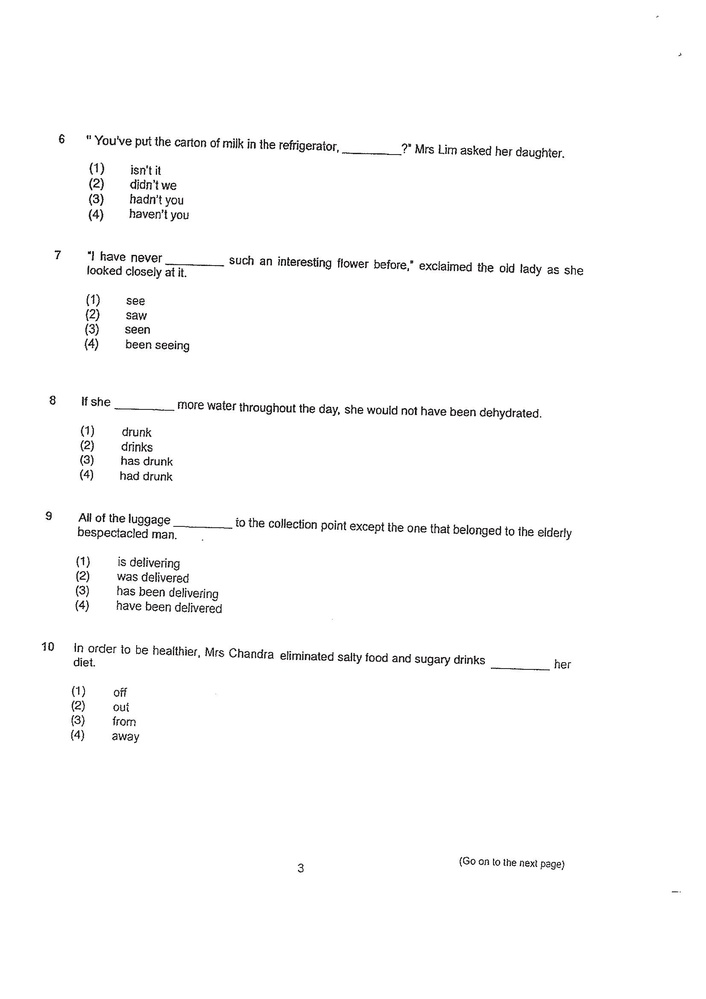
#> input picture imagetotexttests/pythoncode/Sample Resources/engtest.jpg, 706 x 999 px, shrunk from 1654 x 2340 before the run
$ python -i skew.py   (imports and definitions only)
#> lines starting #> are read from the running program, lines starting #| are printed output that depends on the picture; after the words box and inside, x2 and y2 are one past the last pixel; in counts of white or black regions, pixels touching at a corner belong together
import cv2
import numpy as np

def skew(img):
#> called with img = '../Sample Resources/engtest.jpg'
    imagetosk = cv2.imread(img)
#> imagetosk is the input picture: shape (999, 706, 3); mean B, G, R 251, 251, 251
    # convert the image to grayscale and flip the foreground
    # and background to ensure foreground is now "white" and
    # the background is "black"
    gray = cv2.cvtColor(imagetosk, cv2.COLOR_BGR2GRAY)
    gray = cv2.bitwise_not(gray)
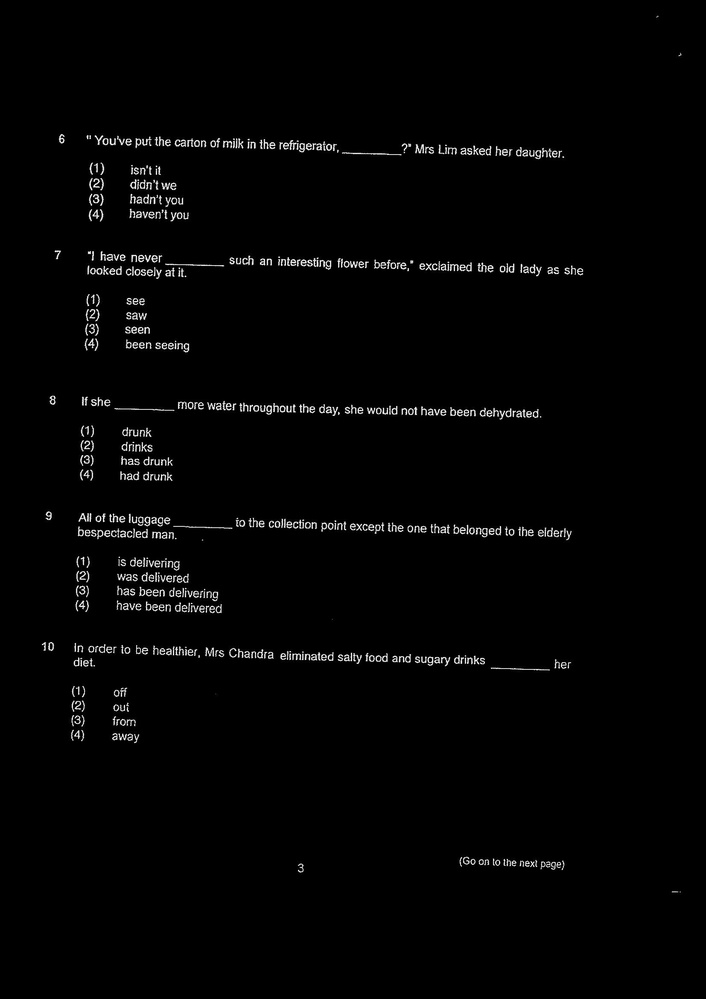
#> gray: shape (999, 706); min 0, max 255, mean 4
    # threshold the image, setting all foreground pixels to
    # 255 and all background pixels to 0
    thresh = cv2.threshold(gray, 0, 255, cv2.THRESH_BINARY | cv2.THRESH_OTSU)[1]
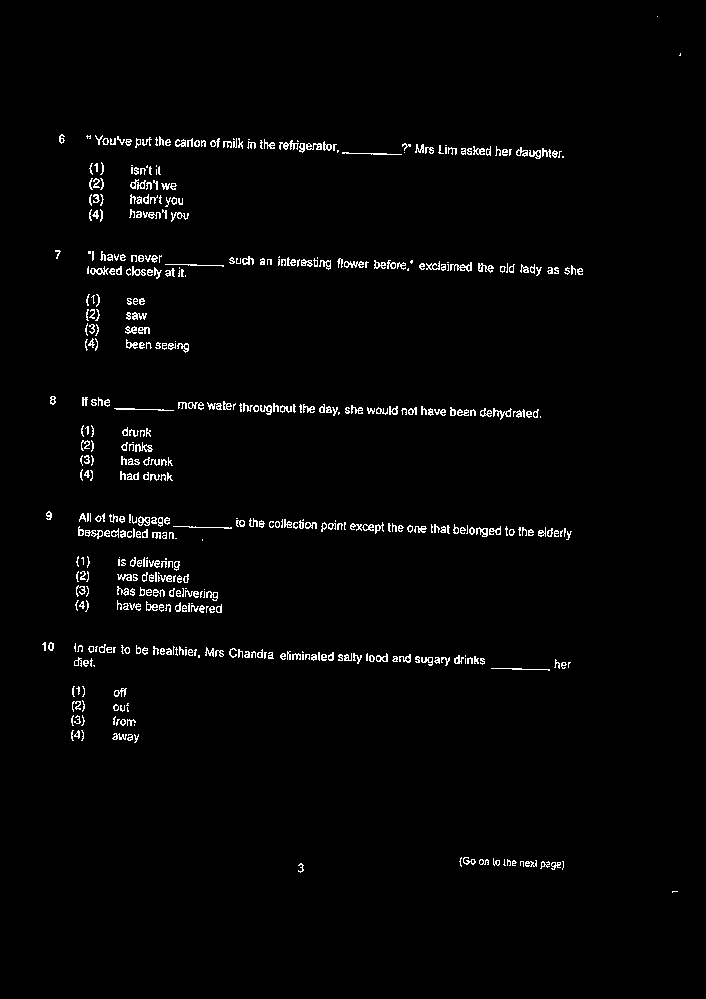
#> thresh: shape (999, 706); 2% white in thin lines or dots, all inside (x1, y1, x2, y2) = (42, 16, 681, 893)
    # grab the (x, y) coordinates of all pixel values that
    # are greater than zero, then use these coordinates to
    # compute a rotated bounding box that contains all
    # coordinates
    coords = np.column_stack(np.where(thresh > 0))
#> coords = 14051 pairs, first value 16 to 892, second value 42 to 680
    angle = cv2.minAreaRect(coords)[-1]
#> angle = -0.206

    # the `cv2.minAreaRect` function returns values in the
    # range [-90, 0); as the rectangle rotates clockwise the
    # returned angle trends to 0 -- in this special case we
    # need to add 90 degrees to the angle
    if angle < -45:
        angle = -(90 + angle)
    # otherwise, just take the inverse of the angle to make
    # it positive
    else:
        angle = -angle
#> angle = 0.206

    # rotate the image to deskew it
    (h, w) = imagetosk.shape[:2]
#> h = 999; w = 706
    center = (w // 2, h // 2)
#> center = (353, 499)
    M = cv2.getRotationMatrix2D(center, angle, 1.0)
#> M = [[1, 0.00359, -1.79], [-0.00359, 1, 1.27]]
    rotatedImg = cv2.warpAffine(imagetosk, M, (w, h), flags=cv2.INTER_CUBIC, borderMode=cv2.BORDER_REPLICATE)
    return rotatedImg

>>> result = skew('../Sample Resources/engtest.jpg')

$ run again, on imagetotexttests/pythoncode/Sample Resources/page1test.jpg
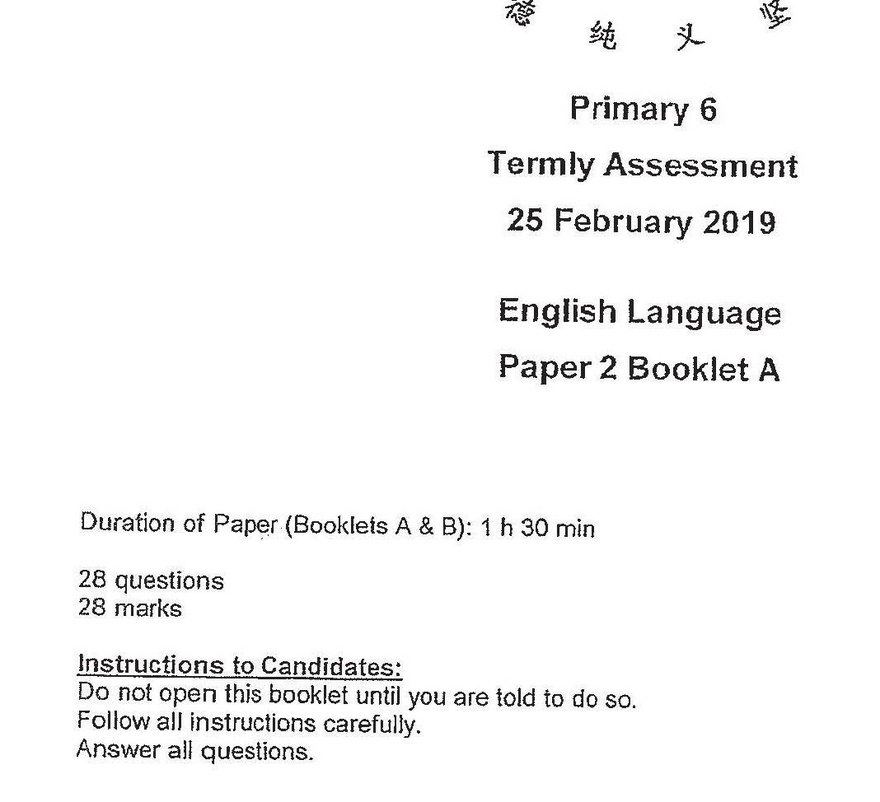
#> input picture imagetotexttests/pythoncode/Sample Resources/page1test.jpg, 880 x 802 px, shrunk from 1068 x 974 before the run
#> in skew, imagetosk is the input picture: shape (802, 880, 3); mean B, G, R 246.6, 246.6, 246.6
#> in skew, `gray = cv2.bitwise_not(gray)`:
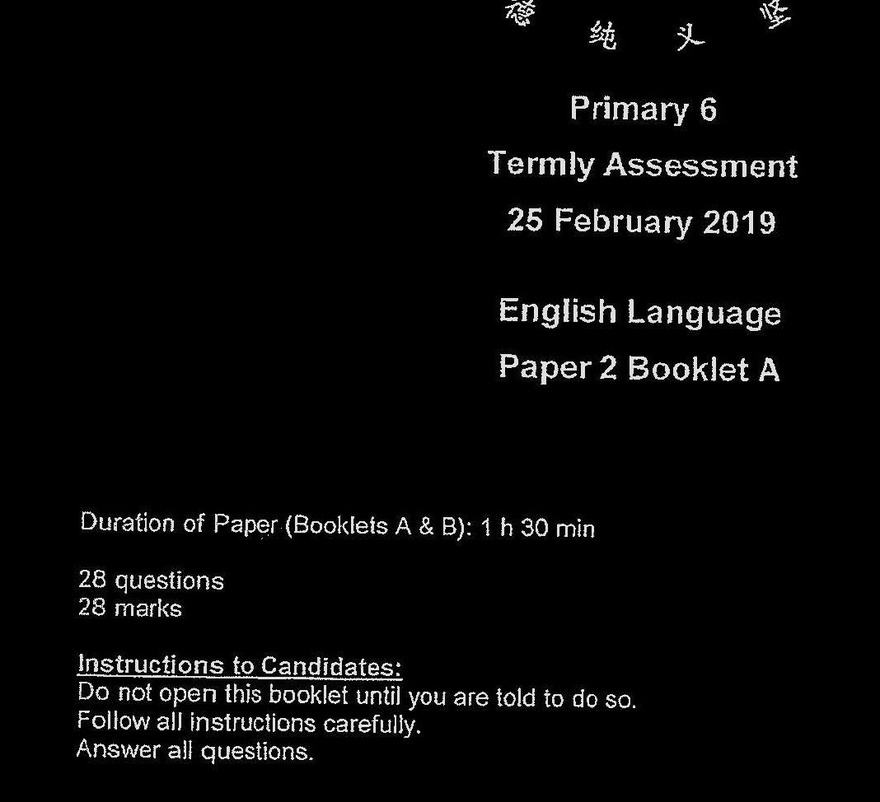
#> gray: shape (802, 880); min 0, max 255, mean 8.4
#> in skew, `thresh = cv2.threshold(gray, 0, 255, cv2.THRESH_BINARY | cv2.THRESH_OT..`:
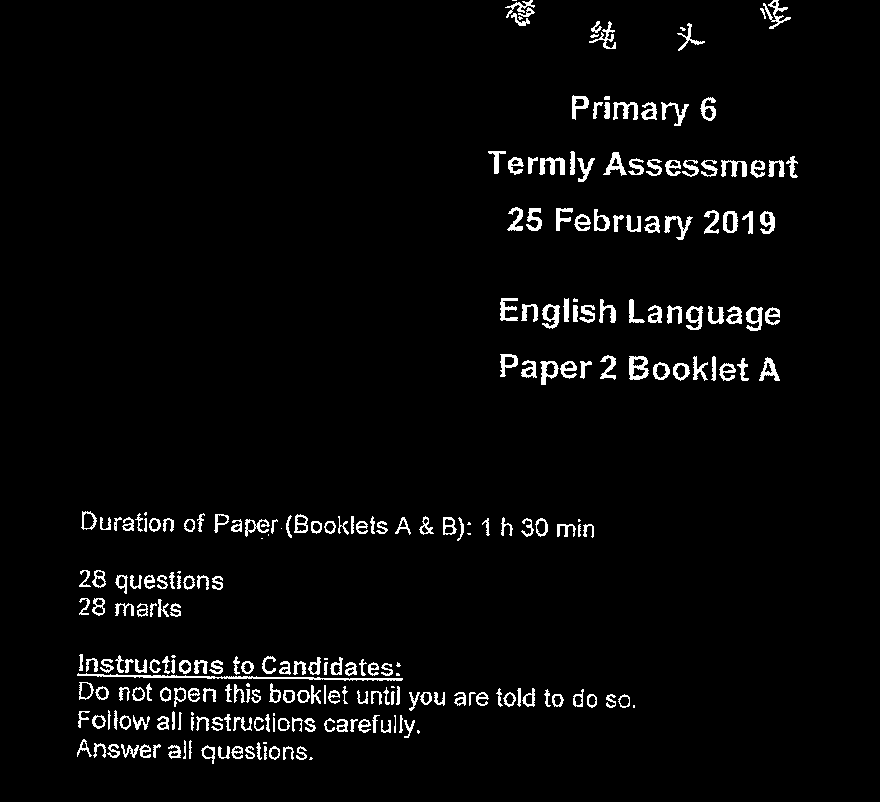
#> thresh: shape (802, 880); 3.5% white; 264 white regions (24 under 20 px), largest, box (x1, y1, x2, y2) and area: (77, 673, 403, 681) 741, (629, 356, 649, 380) 294, (539, 157, 565, 175) 271
#> coords = 24930 pairs, first value 0 to 763, second value 77 to 797
#> in skew, `angle = cv2.minAreaRect(coords)[-1]`: angle = -90
#> in skew, `angle = -(90 + angle)`: angle = 0
#> M = [[1, 0, 0], [0, 1, 0]]

$ run again, on imagetotexttests/pythoncode/Sample Resources/pg_10_P6_English_2019_CA1_CHIJ.jpg
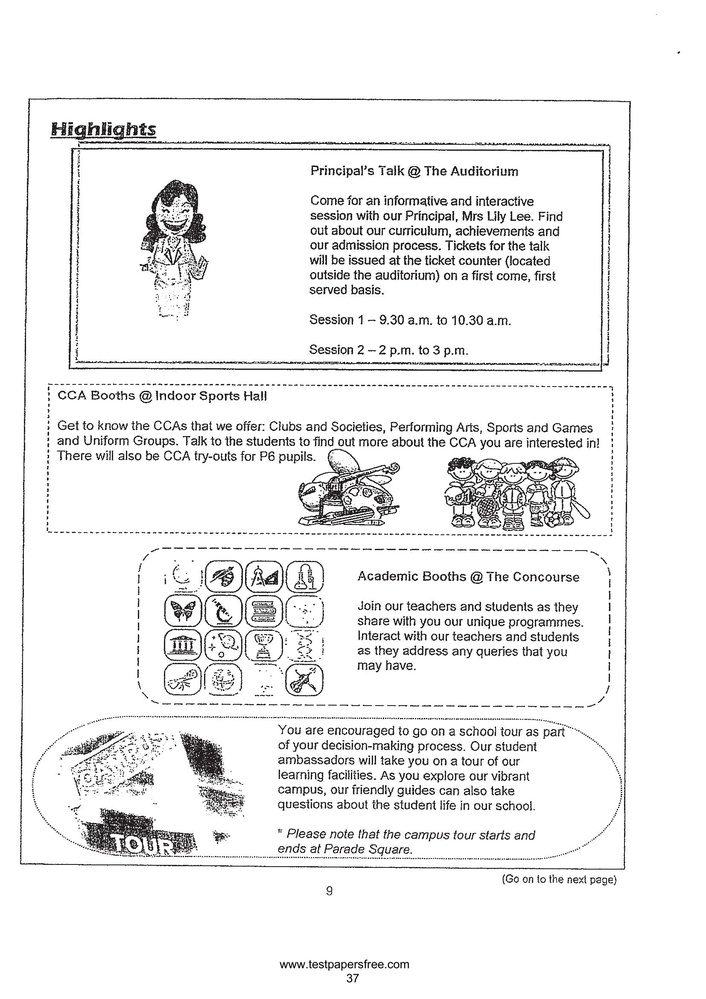
#> input picture imagetotexttests/pythoncode/Sample Resources/pg_10_P6_English_2019_CA1_CHIJ.jpg, 706 x 999 px, shrunk from 1654 x 2339 before the run
#> in skew, imagetosk is the input picture: shape (999, 706, 3); mean B, G, R 238.3, 238.3, 238.3
#> in skew, `thresh = cv2.threshold(gray, 0, 255, cv2.THRESH_BINARY | cv2.THRESH_OT..`:
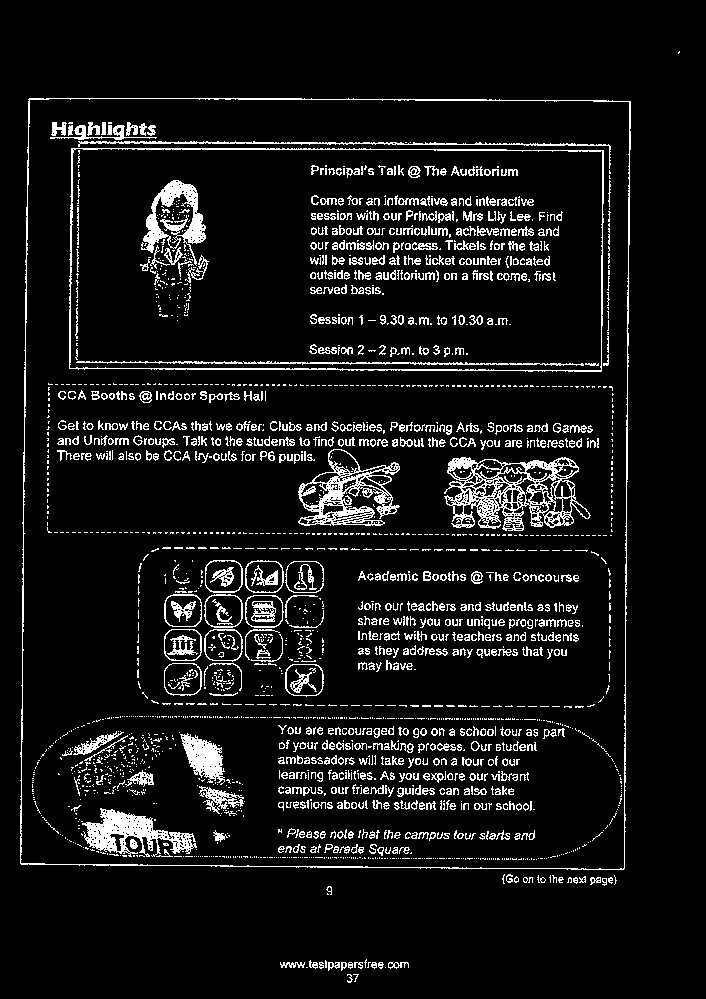
#> thresh: shape (999, 706); 8.2% white in thin lines or dots, all inside (x1, y1, x2, y2) = (20, 51, 680, 983)
#> coords = 58032 pairs, first value 51 to 982, second value 20 to 679
#> in skew, `angle = cv2.minAreaRect(coords)[-1]`: angle = -0.656
#> in skew, `angle = -angle`: angle = 0.656
#> M = [[1, 0.0114, -5.69], [-0.0114, 1, 4.07]]
#> in skew, `rotatedImg = cv2.warpAffine(imagetosk, M, (w, h), flags=cv2.INTER_CUBI..`:
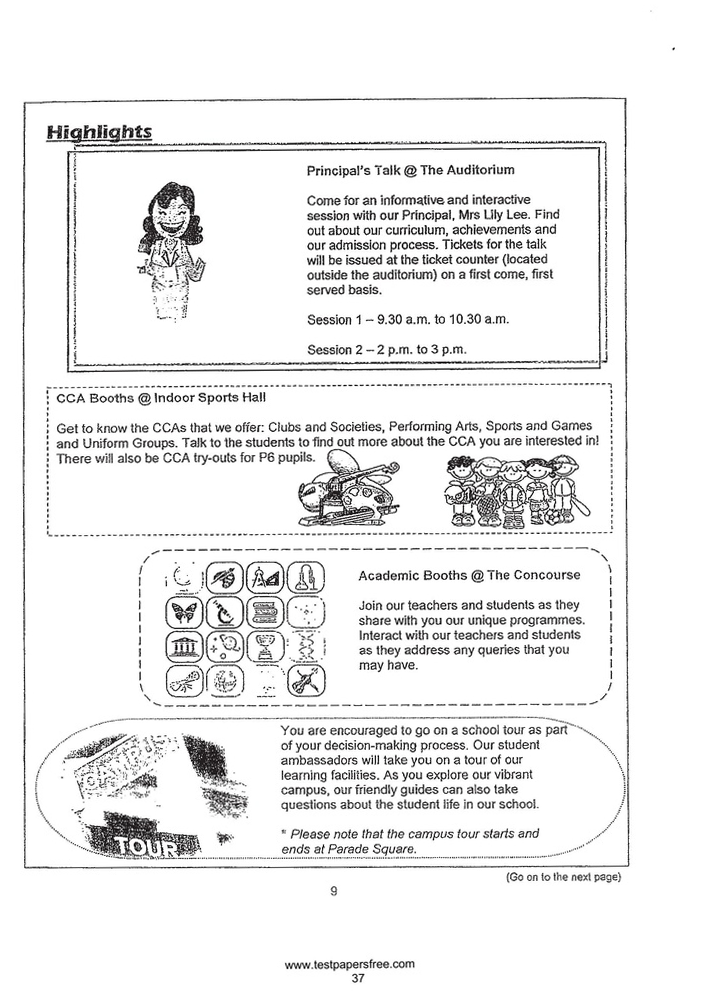
#> rotatedImg: shape (999, 706, 3); mean B, G, R 237.9, 237.9, 238

$ run again, on imagetotexttests/pythoncode/Sample Resources/pg_10_P6_Science_2019_SA2_CHIJ.jpg
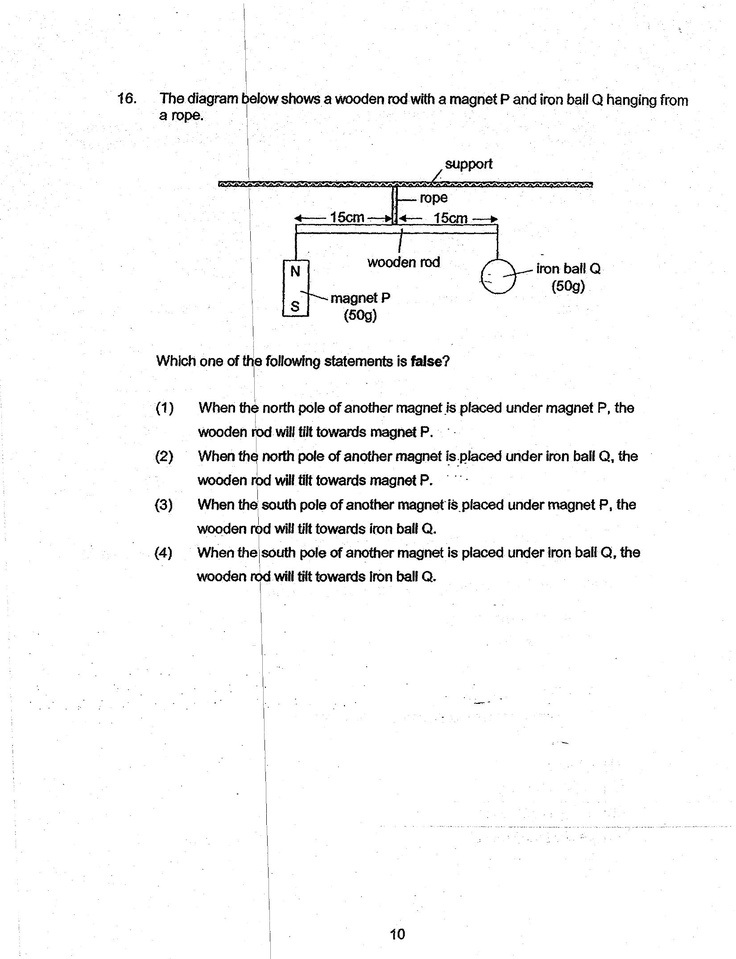
#> input picture imagetotexttests/pythoncode/Sample Resources/pg_10_P6_Science_2019_SA2_CHIJ.jpg, 736 x 959 px, shrunk from 1650 x 2150 before the run
#> in skew, imagetosk is the input picture: shape (959, 736, 3); min 0, max 255, mean 246.7
#> in skew, `thresh = cv2.threshold(gray, 0, 255, cv2.THRESH_BINARY | cv2.THRESH_OT..`:
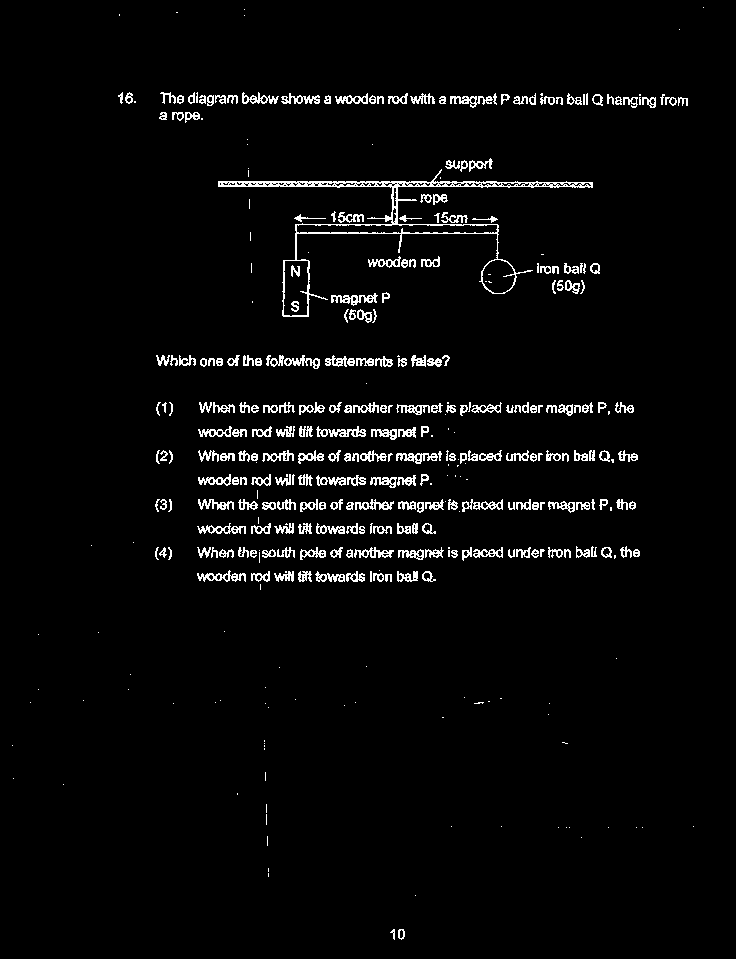
#> thresh: shape (959, 736); 3.3% white in thin lines or dots
#> coords = 23332 pairs, first value 7 to 939, second value 12 to 703
#> in skew, `angle = cv2.minAreaRect(coords)[-1]`: angle = -0.7
#> in skew, `angle = -angle`: angle = 0.7
#> M = [[1, 0.0122, -5.82], [-0.0122, 1, 4.53]]
#> in skew, `rotatedImg = cv2.warpAffine(imagetosk, M, (w, h), flags=cv2.INTER_CUBI..`:
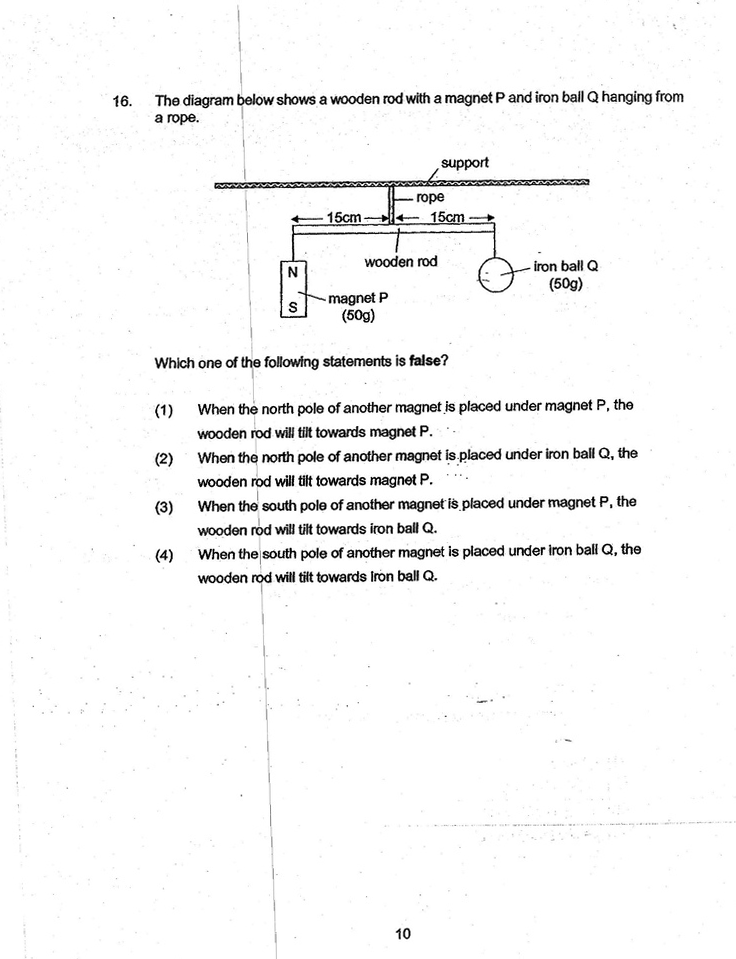
#> rotatedImg: shape (959, 736, 3); min 0, max 255, mean 246.7
